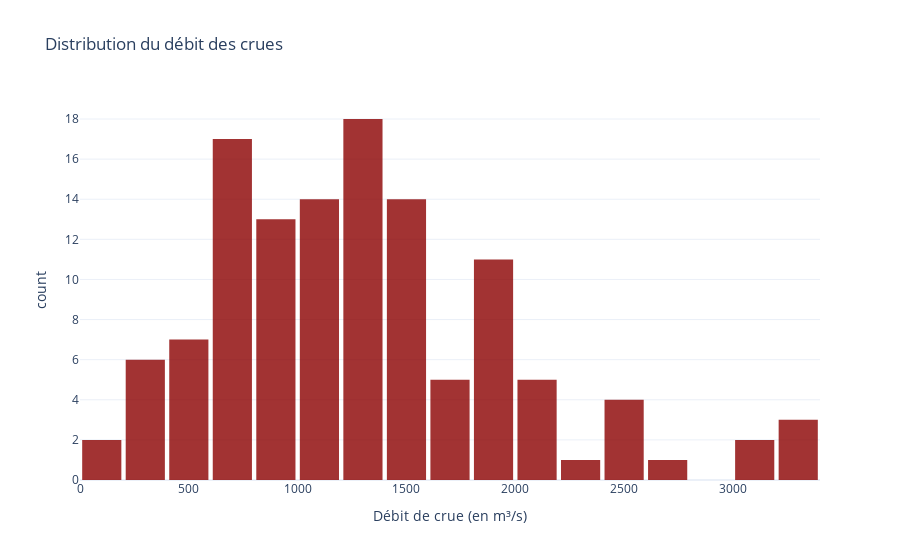

Notebook code for this chart:
### Code cell
fig = px.histogram(
    df,
    x="Debit",
    nbins=20,
    opacity=0.8,
    color_discrete_sequence=["darkred"],
    title="Distribution du débit des crues"
)

fig.update_layout(
    bargap=0.1,
    xaxis_title="Débit de crue (en m³/s)",
    template="plotly_white"
)

fig.show()

### Figure 1 — Plotly figure (JSON) as saved in the notebook; plotly's stock layout.template omitted (floating-point values rounded to 4 significant figures)
{"data": [{"alignmentgroup": "True", "bingroup": "x", "hovertemplate": "Debit=%{x}<br>count=%{y}<extra></extra>", "legendgroup": "", "marker": {"color": "darkred", "opacity": 0.8, "pattern": {"shape": ""}}, "name": "", "nbinsx": 20, "offsetgroup": "", "orientation": "v", "showlegend": false, "type": "histogram", "x": [1256.0, 1649.0, 1605.0, 341.2, 1149.0, 868.3, 1148.0, 1227.0, 1991.0, 1255.0, 1366.0, 1100.0, 1837.0, 350.6, 1084.0, 1924.0, 842.7, 2647.0, 1248.0, 2417.0, 1400.0, 2078.0, 1433.0, 917.2, 1530.0, 2442.0, 2151.0, 1909.0, 630.3, 2435.0, 1920.0, 1512.0, 1377.0, 3330.0, 1858.0, 1359.0, 714.2, 1528.0, 1035.0, 1026.0, 1127.0, 1839.0, 581.6, 1260.0, 1331.0, 1283.0, 1348.0, 1048.0, 1348.0, 382.6, 1526.0, 789.4, 810.7, 1073.0, 964.5, 618.9, 3361.0, 523.3, 493.2, 423.8, 2017.0, 1958.0, 3192.0, 1556.0, 1169.0, 1511.0, 1515.0, 2491.0, 880.6, 845.5, 856.4, 1036.0, 1830.0, 1391.0, 1334.0, 1512.0, 1792.0, 135.8, 890.5, 635.4, 733.1, 758.0, 1368.0, 935.1, 1173.0, 547.1, 669.3, 330.8, 226.7, 2037.0, 3224.0, 1525.0, 766.1, 1575.0, 1837.0, 1629.0, 1421.0, 2204.0, 956.3, 970.7, 1383.0, 540.9, 702.8, 2090.0, 799.9, 650.9, 1153.0, 703.7, 1771.0, 1433.0, 238.2, 122.4, 1306.0, 732.8, 792.6, 855.5, 1903.0, 1594.0, 740.2, 3044.0, 1128.0, 522.2, 642.3], "xaxis": "x", "yaxis": "y"}], "layout": {"bargap": 0.1, "barmode": "relative", "legend": {"tracegroupgap": 0}, "title": {"text": "Distribution du débit des crues"}, "xaxis": {"anchor": "y", "domain": [0, 1], "title": {"text": "Débit de crue (en m³/s)"}}, "yaxis": {"anchor": "x", "domain": [0, 1], "title": {"text": "count"}}}}
